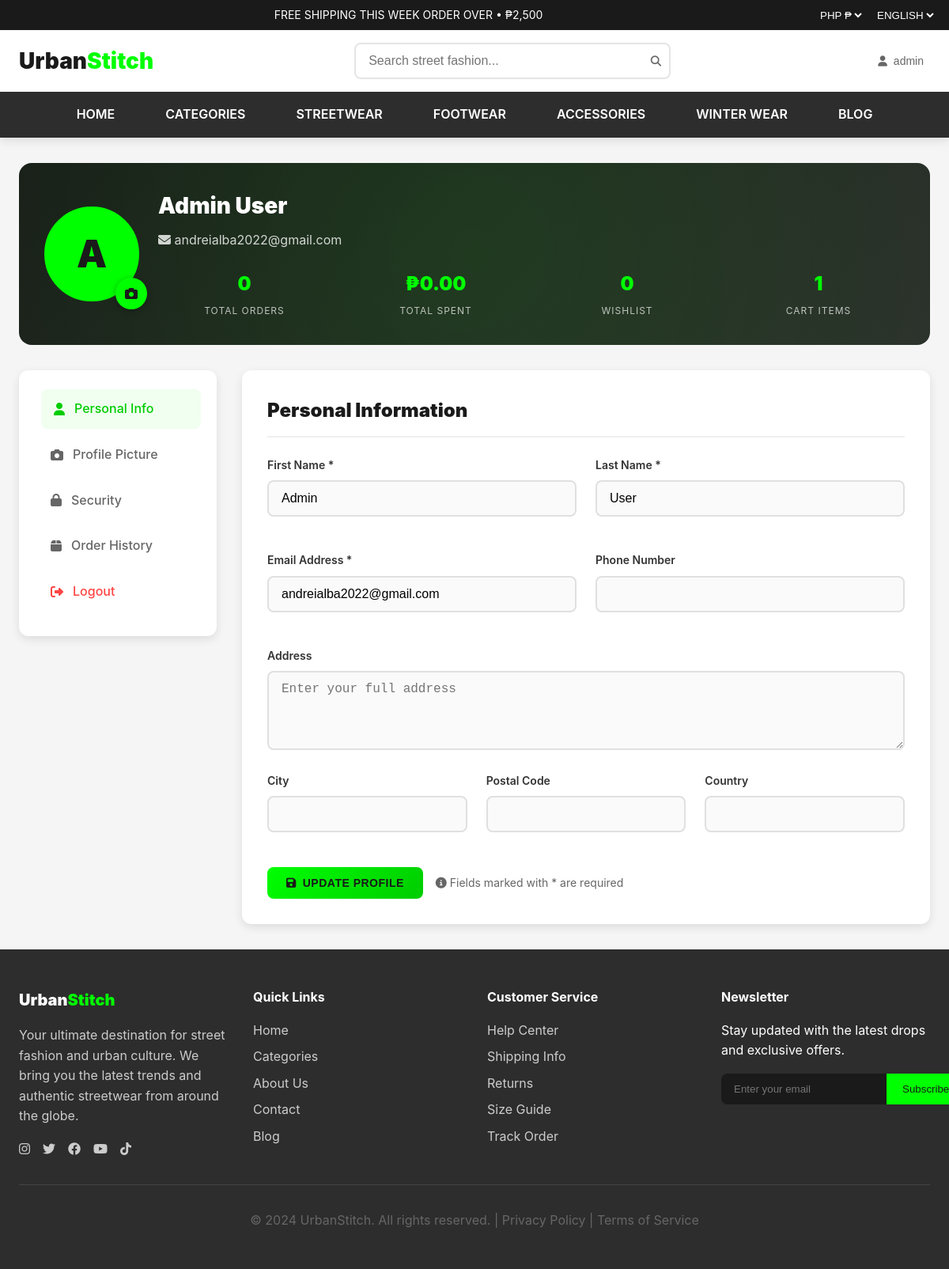
The app's page /profile.php (signed in) with its own data.
### tables this page shows
CREATE TABLE `users` (
  `id` int(11) NOT NULL,
  `username` varchar(50) NOT NULL,
  `email` varchar(100) NOT NULL,
  `password` varchar(255) NOT NULL,
  `first_name` varchar(50) DEFAULT NULL,
  `last_name` varchar(50) DEFAULT NULL,
  `phone` varchar(20) DEFAULT NULL,
  `address` text DEFAULT NULL,
  `city` varchar(50) DEFAULT NULL,
  `postal_code` varchar(10) DEFAULT NULL,
  `country` varchar(50) DEFAULT NULL,
  `avatar_url` varchar(255) DEFAULT NULL,
  `is_admin` tinyint(1) DEFAULT 0,
  `email_verified` tinyint(1) DEFAULT 0,
  `profile_completed` tinyint(1) DEFAULT 0,
  `email_verification_token` varchar(255) DEFAULT NULL,
  `password_reset_token` varchar(255) DEFAULT NULL,
  `password_reset_expires` datetime DEFAULT NULL,
  `last_login` datetime DEFAULT NULL,
  `created_at` timestamp NOT NULL DEFAULT current_timestamp(),
  `updated_at` timestamp NOT NULL DEFAULT current_timestamp() ON UPDATE current_timestamp()
);

### profile.php (the view, shortened to what this page needs)
<?php
require_once 'config.php';
$userId = $_SESSION['user_id'];
try {
    $stmt = $pdo->prepare("SELECT * FROM users WHERE id = ?");
    $stmt->execute([$userId]);
    $user = $stmt->fetch(PDO::FETCH_ASSOC);
} catch (Exception $e) {
    error_log("Error loading user data: " . $e->getMessage());
    $message = 'Error loading profile data';
    $messageType = 'error';
    $user = [];
}
$userStats = [
    'total_orders' => 0,
    'completed_orders' => 0,
    'total_spent' => 0,
    'wishlist_items' => 0,
    'cart_items' => 0
];
try {
    $stmt = $pdo->prepare("
        SELECT
            COUNT(*) as total_orders,
            COUNT(CASE WHEN status = 'completed' THEN 1 END) as completed_orders,
            COALESCE(SUM(CASE WHEN status = 'completed' THEN total_amount END), 0) as total_spent
        FROM orders
        WHERE user_id = ?
    ");
    $stmt->execute([$userId]);
    $orderStats = $stmt->fetch(PDO::FETCH_ASSOC);
    if ($orderStats) {
        $userStats = array_merge($userStats, $orderStats);
    }
    $stmt = $pdo->prepare("SELECT COUNT(*) as count FROM wishlist_items WHERE user_id = ?");
    $stmt->execute([$userId]);
    $wishlistCount = $stmt->fetch(PDO::FETCH_ASSOC);
    $userStats['wishlist_items'] = $wishlistCount['count'] ?? 0;
    $stmt = $pdo->prepare("SELECT COUNT(*) as count FROM cart_items WHERE user_id = ?");
    $stmt->execute([$userId]);
    $cartCount = $stmt->fetch(PDO::FETCH_ASSOC);
    $userStats['cart_items'] = $cartCount['count'] ?? 0;
} catch (Exception $e) {
    error_log("Error loading user statistics: " . $e->getMessage());
}
?>
<!DOCTYPE html>
<html lang="en">
<head>
    <link rel="stylesheet" href="https://cdnjs.cloudflare.com/ajax/libs/font-awesome/6.4.0/css/all.min.css">
    <link rel="stylesheet" href="styles.css">
</head>
<body>
    <header class="header">
        <div class="top-banner">
            <span class="animate-pulse-neon">FREE SHIPPING THIS WEEK ORDER OVER • ₱2,500</span>
            <div style="float: right; margin-right: 16px;">
                <select style="background: transparent; color: white; border: none; margin-right: 8px;">
                    <option>PHP ₱</option>
                </select>
                <select style="background: transparent; color: white; border: none;">
                    <option>ENGLISH</option>
                </select>
            </div>
        </div>
        <div class="main-header">
            <a href="index.php" class="logo">Urban<span>Stitch</span></a>
            <div class="search-container">
                <form method="GET" action="index.php">
                    <input type="text" class="search-input" name="search" placeholder="Search street fashion...">
                    <button type="submit" class="search-btn">
                        <i class="fas fa-search"></i>
                    </button>
                </form>
            </div>
            <div class="user-actions">
                <div class="user-menu" style="position: relative; display: inline-block;">
                    <button class="action-btn user-menu-btn" style="display: flex; align-items: center; gap: 8px;">
                        <i class="fas fa-user"></i>
                        <span style="font-size: 14px;"><?php echo htmlspecialchars($_SESSION['username']); ?></span>
                    </button>
                </div>
            </div>
        </div>
        <nav class="nav">
            <div class="nav-container">
                <ul class="nav-list">
                    <li><a href="index.php" class="nav-link">HOME</a></li>
                    <li><a href="categories.php" class="nav-link">CATEGORIES</a></li>
                    <li><a href="index.php?category=streetwear" class="nav-link">STREETWEAR</a></li>
                    <li><a href="index.php?category=footwear" class="nav-link">FOOTWEAR</a></li>
                    <li><a href="index.php?category=accessories" class="nav-link">ACCESSORIES</a></li>
                    <li><a href="index.php?category=winter-wear" class="nav-link">WINTER WEAR</a></li>
                    <li><a href="blog.php" class="nav-link">BLOG</a></li>
                </ul>
            </div>
        </nav>
    </header>
    <div class="profile-container">
        <div class="profile-header">
            <div class="profile-info">
                <div class="profile-avatar-section">
                    <div class="profile-avatar" style="<?php
                        if (!empty($user['avatar_url']) && file_exists($user['avatar_url'])) {
                            echo 'background-image: url(' . htmlspecialchars($user['avatar_url']) . '); background-color: #f0f0f0;';
                        } else {
                            echo 'background: #00ff00;';
                        }
                    ?>">
                        <?php if (empty($user['avatar_url']) || !file_exists($user['avatar_url'])): ?>
                            <?php echo strtoupper(substr($user['first_name'] ?? $user['username'], 0, 1)); ?>
                        <?php endif; ?>
                    </div>
                    <div class="avatar-controls">
                        <button type="button" class="avatar-btn upload" onclick="document.getElementById('avatar-upload').click()" title="Upload Photo">
                            <i class="fas fa-camera"></i>
                        </button>
                    </div>
                </div>
                <div class="profile-details">
                    <div class="profile-name">
                        <?php echo htmlspecialchars(($user['first_name'] ?? '') . ' ' . ($user['last_name'] ?? '') ?: $user['username']); ?>
                    </div>
                    <div class="profile-email">
                        <i class="fas fa-envelope"></i>
                        <?php echo htmlspecialchars($user['email']); ?>
                    </div>
                    <div class="profile-stats">
                        <div class="stat-item">
                            <span class="stat-value"><?php echo $userStats['total_orders']; ?></span>
                            <span class="stat-label">Total Orders</span>
                        </div>
                        <div class="stat-item">
                            <span class="stat-value">₱<?php echo number_format($userStats['total_spent'], 2); ?></span>
                            <span class="stat-label">Total Spent</span>
                        </div>
                        <div class="stat-item">
                            <span class="stat-value"><?php echo $userStats['wishlist_items']; ?></span>
                            <span class="stat-label">Wishlist</span>
                        </div>
                        <div class="stat-item">
                            <span class="stat-value"><?php echo $userStats['cart_items']; ?></span>
                            <span class="stat-label">Cart Items</span>
                        </div>
                    </div>
                </div>
            </div>
        </div>
        <div class="profile-content">
            <div class="profile-sidebar">
                <ul class="sidebar-nav">
                    <li>
                        <a href="#" onclick="showSection('personal-info')" class="nav-link active" data-section="personal-info">
                            <i class="fas fa-user"></i>
                            Personal Info
                        </a>
                    </li>
                    <li>
                        <a href="#" onclick="showSection('avatar-settings')" class="nav-link" data-section="avatar-settings">
                            <i class="fas fa-camera"></i>
                            Profile Picture
                        </a>
                    </li>
                    <li>
                        <a href="#" onclick="showSection('security')" class="nav-link" data-section="security">
                            <i class="fas fa-lock"></i>
                            Security
                        </a>
                    </li>
                    <li>
                        <a href="orders.php" class="nav-link">
                            <i class="fas fa-box"></i>
                            Order History
                        </a>
                    </li>
                    <li>
                        <a href="logout.php" class="nav-link" style="color: #ff4444;">
                            <i class="fas fa-sign-out-alt"></i>
                            Logout
                        </a>
                    </li>
                </ul>
            </div>
            <div class="profile-main">
                <div id="personal-info" class="section active">
                    <h2 class="section-title">Personal Information</h2>
                    <form method="POST" action="">
                        <div class="form-grid">
                            <div class="form-group">
                                <label for="first_name" class="form-label">First Name *</label>
                                <input type="text" id="first_name" name="first_name" class="form-input"
                                       value="<?php echo htmlspecialchars($user['first_name'] ?? ''); ?>" required>
                            </div>
                            <div class="form-group">
                                <label for="last_name" class="form-label">Last Name *</label>
                                <input type="text" id="last_name" name="last_name" class="form-input"
                                       value="<?php echo htmlspecialchars($user['last_name'] ?? ''); ?>" required>
                            </div>
                        </div>
                        <div class="form-grid">
                            <div class="form-group">
                                <label for="email" class="form-label">Email Address *</label>
                                <input type="email" id="email" name="email" class="form-input"
                                       value="<?php echo htmlspecialchars($user['email']); ?>" required>
                            </div>
                            <div class="form-group">
                                <label for="phone" class="form-label">Phone Number</label>
                                <input type="tel" id="phone" name="phone" class="form-input"
                                       value="<?php echo htmlspecialchars($user['phone'] ?? ''); ?>">
                            </div>
                        </div>
                        <div class="form-group">
                            <label for="address" class="form-label">Address</label>
                            <textarea id="address" name="address" class="form-input form-textarea"
                                      placeholder="Enter your full address"><?php echo htmlspecialchars($user['address'] ?? ''); ?></textarea>
                        </div>
                        <div class="form-grid">
                            <div class="form-group">
                                <label for="city" class="form-label">City</label>
                                <input type="text" id="city" name="city" class="form-input"
                                       value="<?php echo htmlspecialchars($user['city'] ?? ''); ?>">
                            </div>
                            <div class="form-group">
                                <label for="postal_code" class="form-label">Postal Code</label>
                                <input type="text" id="postal_code" name="postal_code" class="form-input"
                                       value="<?php echo htmlspecialchars($user['postal_code'] ?? ''); ?>">
                            </div>
                            <div class="form-group">
                                <label for="country" class="form-label">Country</label>
                                <input type="text" id="country" name="country" class="form-input"
                                       value="<?php echo htmlspecialchars($user['country'] ?? ''); ?>">
                            </div>
                        </div>
                        <div style="display: flex; gap: 16px; align-items: center;">
                            <button type="submit" class="btn btn-primary">
                                <i class="fas fa-save"></i>
                                Update Profile
                            </button>
                            <span style="color: #666; font-size: 14px;">
                                <i class="fas fa-info-circle"></i>
                                Fields marked with * are required
                            </span>
                        </div>
                    </form>
                </div>
            </div>
        </div>
    </div>
    <footer class="footer">
        <div class="footer-container">
            <div class="footer-grid">
                <div class="footer-section">
                    <h3>Urban<span>Stitch</span></h3>
                    <p class="footer-description">
                        Your ultimate destination for street fashion and urban culture.
                        We bring you the latest trends and authentic streetwear from around the globe.
                    </p>
                    <div class="social-links">
                        <a href="#" class="social-link"><i class="fab fa-instagram"></i></a>
                        <a href="#" class="social-link"><i class="fab fa-twitter"></i></a>
                        <a href="#" class="social-link"><i class="fab fa-facebook"></i></a>
                        <a href="#" class="social-link"><i class="fab fa-youtube"></i></a>
                        <a href="#" class="social-link"><i class="fab fa-tiktok"></i></a>
                    </div>
                </div>
                <div class="footer-section">
                    <h4>Quick Links</h4>
                    <ul class="footer-links">
                        <li><a href="index.php">Home</a></li>
                        <li><a href="categories.php">Categories</a></li>
                        <li><a href="about.php">About Us</a></li>
                        <li><a href="contact.php">Contact</a></li>
                        <li><a href="blog.php">Blog</a></li>
                    </ul>
                </div>
                <div class="footer-section">
                    <h4>Customer Service</h4>
                    <ul class="footer-links">
                        <li><a href="help.php">Help Center</a></li>
                        <li><a href="shipping.php">Shipping Info</a></li>
                        <li><a href="returns.php">Returns</a></li>
                        <li><a href="size-guide.php">Size Guide</a></li>
                        <li><a href="track-order.php">Track Order</a></li>
                    </ul>
                </div>
                <div class="footer-section">
                    <h4>Newsletter</h4>
                    <p>Stay updated with the latest drops and exclusive offers.</p>
                    <div class="newsletter">
                        <input type="email" class="newsletter-input" placeholder="Enter your email">
                        <button class="newsletter-btn">Subscribe</button>
                    </div>
                </div>
            </div>
            <div class="footer-bottom">
                <p>&copy; 2024 UrbanStitch. All rights reserved. | Privacy Policy | Terms of Service</p>
            </div>
        </div>
    </footer>
</body>
</html>

### records on screen
users: first_name "A", first_name+last_name "Admin User", email "andreialba2022@gmail.com", first_name "Admin", last_name "User"

### other values on screen
$_SESSION['username'] "admin"
$userStats['total_orders'] "0"
$userStats['total_spent'] "0.00"
$userStats['wishlist_items'] "0"
$userStats['cart_items'] "1"
